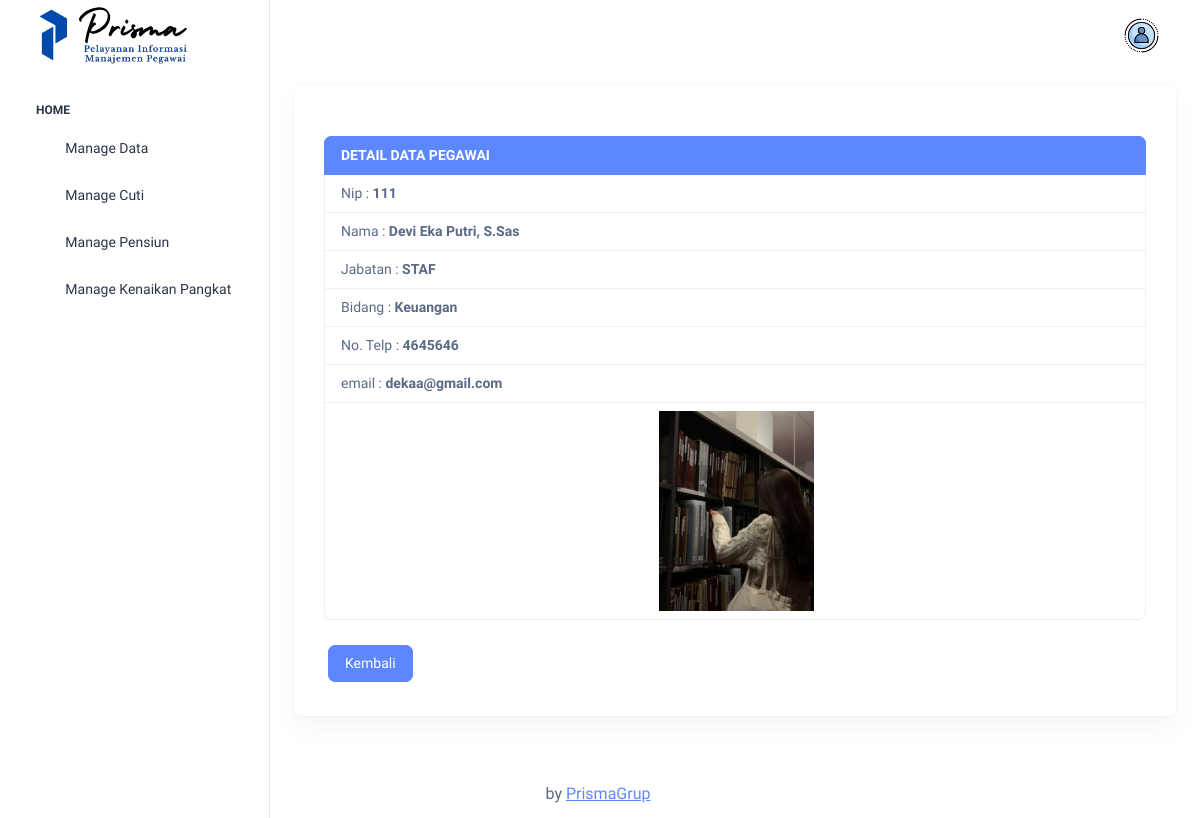
The page /index.php?page=pegawai-detail&id=111 (signed in) on the database as committed earlier.
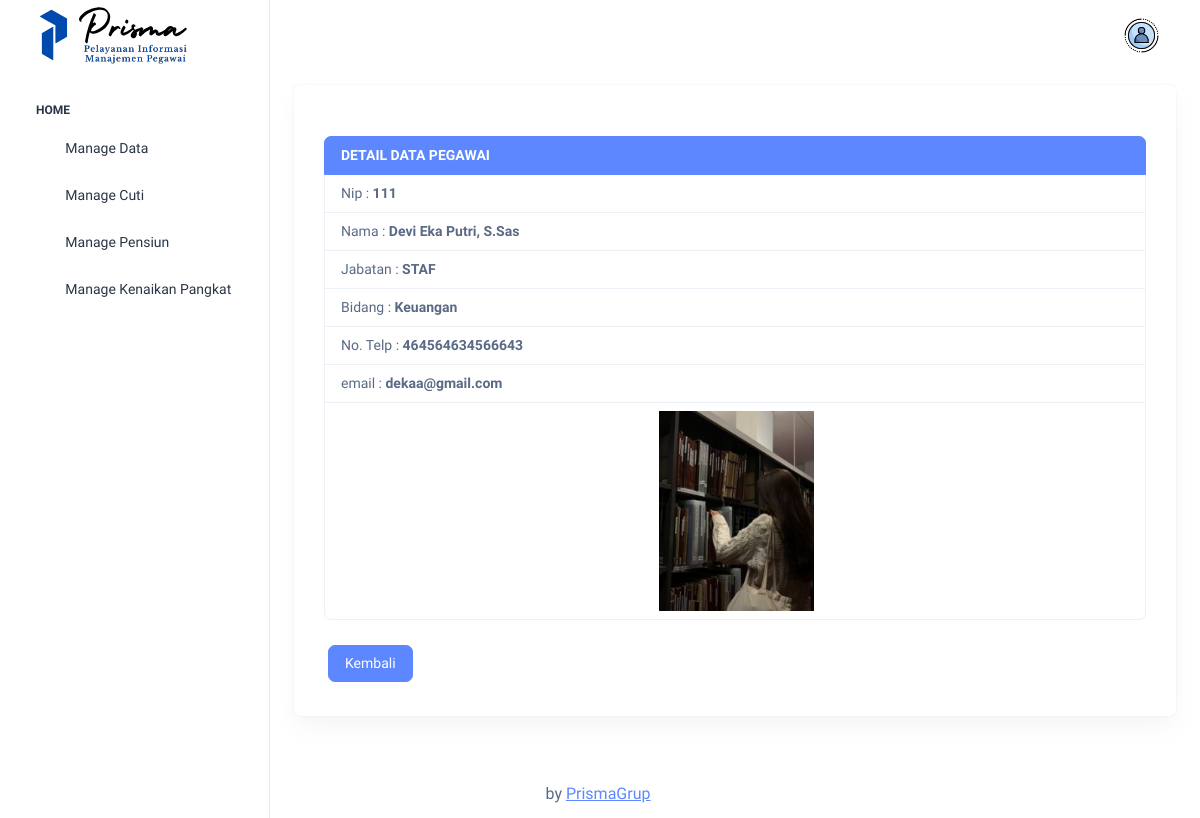
The same page on the database as committed later.
### tables this page shows
CREATE TABLE `user` (
  `nip` int(8) NOT NULL,
  `id` int(8) NOT NULL,
  `username` varchar(255) NOT NULL,
  `nama` varchar(50) NOT NULL,
  `level` varchar(255) NOT NULL,
  `password` varchar(255) NOT NULL,
  `jabatan` varchar(30) NOT NULL,
  `bidang` varchar(50) NOT NULL,
  `telp` varchar(15) NOT NULL,
  `email` varchar(50) NOT NULL,
  `foto` varchar(255) NOT NULL
);

### pegawai/detail.php (the view, shortened to what this page needs)
<div class="row">
    <div class="col-md-12">
        <br>
        <?php
        if (isset($_GET['id'])) {
            $nip   = $_GET['id'];
            $query = mysqli_query($db, "SELECT * FROM user WHERE nip='$nip'") or die('Query Error : ' . mysqli_error($db));
            while ($data  = mysqli_fetch_assoc($query)) {
                $nip        = $data['nip'];
                $nama       = $data['nama'];
                $jabatan    = $data['jabatan'];
                $bidang     = $data['bidang'];
                $telp       = $data['telp'];
                $email      = $data['email'];
                $foto       = $data['foto'];
            }
        }
        ?>
        <ul class="list-group">
            <li class="list-group-item active"><b>DETAIL DATA PEGAWAI</b></li>
            <li class="list-group-item">Nip : <b><?php echo $nip; ?></b></li>
            <li class="list-group-item">Nama : <b><?php echo $nama; ?></b></li>
            <li class="list-group-item">Jabatan : <b><?php echo $jabatan; ?></b></li>
            <li class="list-group-item">Bidang : <b><?php echo $bidang; ?></b></li>
            <li class="list-group-item">No. Telp : <b><?php echo $telp; ?></b></li>
            <li class="list-group-item">email : <b><?php echo $email; ?></b></li>
            <li class="list-group-item">
                <div class="text-center">
                    <?php echo "<img src='pegawai/gambar/$foto' width='auto' height='200' class='img-rounded' alt='Cinque Terre'>"; ?>
                </div>
            </li>
        </ul>
        <br>
        <div class="form-group">
            <a href="?page=pegawai-tampil" class="btn btn-primary m-1">Kembali</a>
        </div>
    </div>
</div>
</div>
</div>
</div>

Rows that differ between the two databases and show on the page:
changed user "Devi Eka Putri, S.Sas": telp "4645646" → "464564634566643"
